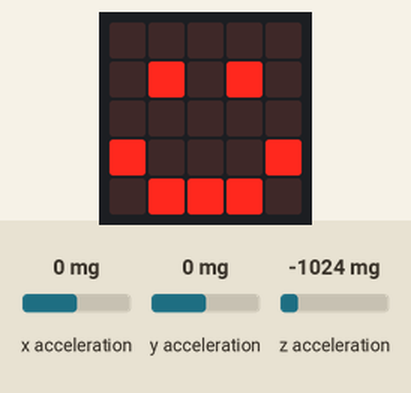
Simulated run of this program. Board: BBC micro:bit running MicroPython. On the bench: the board's 5×5 LED display. The test bench sets the inputs (shaded band); at power-on: x acceleration 0 mg, y acceleration 0 mg, z acceleration -1024 mg.

Above: at 1.2 s.
1.3 s: x acceleration set to -1440 mg
At 1.7 s:
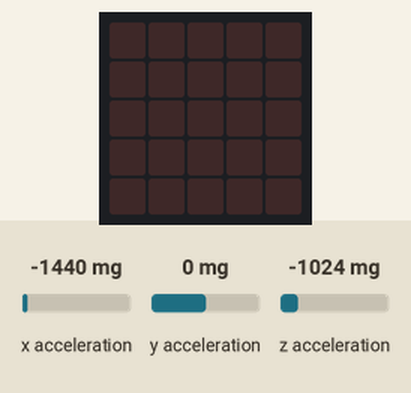
2.8 s: x acceleration set to 0 mg
At 4.0 s:
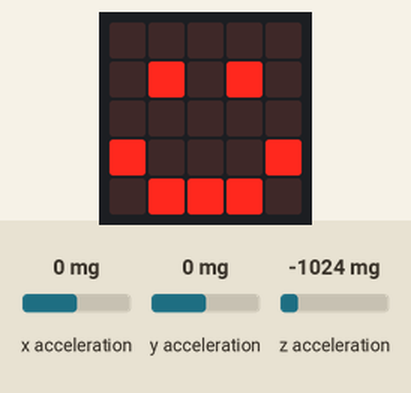
4.3 s: x acceleration set to -750 mg
At 5.1 s:
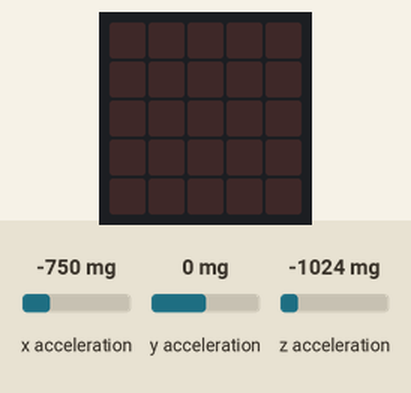
Timing chart, 0 to 7.3 s (numbered marks = the images above; inputs shaded):
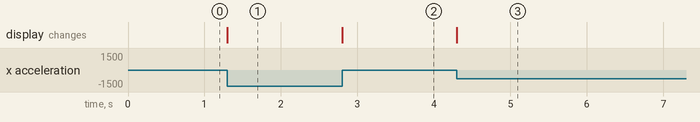

Measured:
- after the input at 1.3 s, the display: changes at once (image 1)
- after the input at 2.8 s, the display: changes at once (image 2)
- after the input at 4.3 s, the display: changes at once (image 3)

The program:

horizontal-level-main.py
```python
from microbit import *
from micropython import const

tolerance = const(100)

while True:
    x_is_level = -tolerance <= accelerometer.get_x() <= tolerance
    y_is_level = -tolerance <= accelerometer.get_y() <= tolerance
    z_is_level = (-1024 - tolerance) <= accelerometer.get_z() <= (-1024 + tolerance)

    if x_is_level and y_is_level and z_is_level:
        display.show(Image.HAPPY)
    else:
        display.clear()
```
